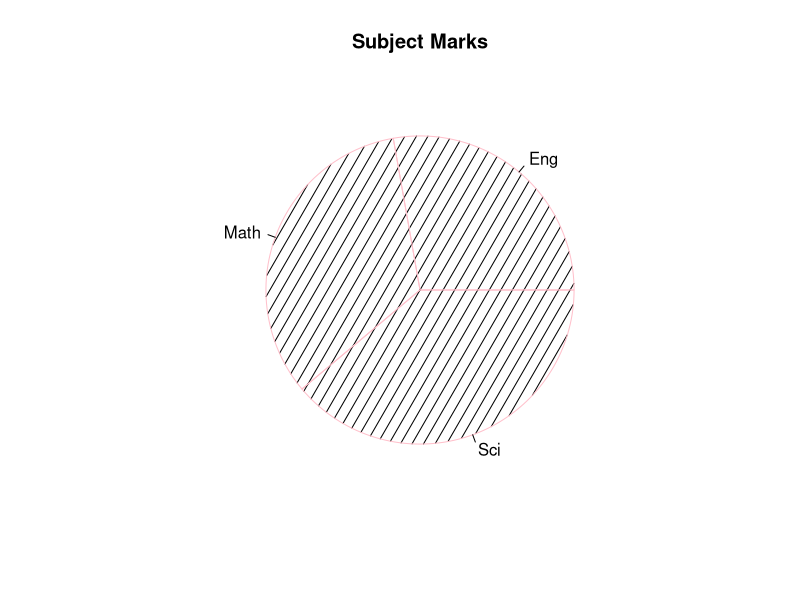

R code for this plot:
# R program to create a simple pie chart of three subject's marks, change the border color to pink and make inside bar lines as 60 degrees.
x = c(50,60,70)
labels = c("Eng", "Math", "Sci")
pie(x, labels=labels, main="Subject Marks", border="pink", density=10, angle=60)
